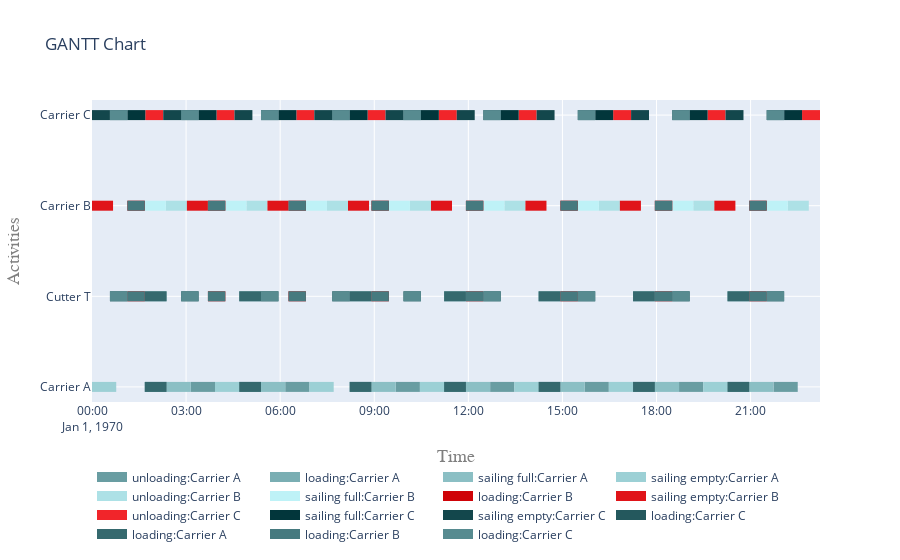

The notebook cell saved with this chart:
### Code cell
fig = get_gantt_chart(vessels, id_map=activities)

### Figure 1 — Plotly figure (JSON) as saved in the notebook; plotly's stock layout.template omitted (floating-point values rounded to 4 significant figures)
{"data": [{"connectgaps": false, "hoverinfo": "y+name", "line": {"color": "rgb(105,157,162)", "width": 10}, "mode": "lines", "name": "unloading:Carrier A", "type": "scatter", "x": ["1970-01-01T03:09:00", "1970-01-01T03:09:00", "1970-01-01T03:55:21", "1970-01-01T03:55:21", "1970-01-01T03:55:21", "1970-01-01T06:09:43", "1970-01-01T06:09:43", "1970-01-01T06:56:04", "1970-01-01T06:56:04", "1970-01-01T06:56:04", "1970-01-01T09:41:00", "1970-01-01T09:41:00", "1970-01-01T10:27:21", "1970-01-01T10:27:21", "1970-01-01T10:27:21", "1970-01-01T12:41:43", "1970-01-01T12:41:43", "1970-01-01T13:28:04", "1970-01-01T13:28:04", "1970-01-01T13:28:04", "1970-01-01T15:42:26", "1970-01-01T15:42:26", "1970-01-01T16:28:47", "1970-01-01T16:28:47", "1970-01-01T16:28:47", "1970-01-01T18:43:09", "1970-01-01T18:43:09", "1970-01-01T19:29:30", "1970-01-01T19:29:30", "1970-01-01T19:29:30", "1970-01-01T21:43:52", "1970-01-01T21:43:52", "1970-01-01T22:30:13", "1970-01-01T22:30:13", "1970-01-01T22:30:13"], "y": ["Carrier A", "Carrier A", "Carrier A", "Carrier A", null, "Carrier A", "Carrier A", "Carrier A", "Carrier A", null, "Carrier A", "Carrier A", "Carrier A", "Carrier A", null, "Carrier A", "Carrier A", "Carrier A", "Carrier A", null, "Carrier A", "Carrier A", "Carrier A", "Carrier A", null, "Carrier A", "Carrier A", "Carrier A", "Carrier A", null, "Carrier A", "Carrier A", "Carrier A", "Carrier A", null]}, {"connectgaps": false, "hoverinfo": "y+name", "line": {"color": "rgb(122,174,179)", "width": 10}, "mode": "lines", "name": "loading:Carrier A", "type": "scatter", "x": ["1970-01-01T01:40:59", "1970-01-01T01:40:59", "1970-01-01T02:22:39", "1970-01-01T02:22:39", "1970-01-01T02:22:39", "1970-01-01T04:41:42", "1970-01-01T04:41:42", "1970-01-01T05:23:22", "1970-01-01T05:23:22", "1970-01-01T05:23:22", "1970-01-01T08:12:59", "1970-01-01T08:12:59", "1970-01-01T08:54:39", "1970-01-01T08:54:39", "1970-01-01T08:54:39", "1970-01-01T11:13:42", "1970-01-01T11:13:42", "1970-01-01T11:55:22", "1970-01-01T11:55:22", "1970-01-01T11:55:22", "1970-01-01T14:14:25", "1970-01-01T14:14:25", "1970-01-01T14:56:05", "1970-01-01T14:56:05", "1970-01-01T14:56:05", "1970-01-01T17:15:08", "1970-01-01T17:15:08", "1970-01-01T17:56:48", "1970-01-01T17:56:48", "1970-01-01T17:56:48", "1970-01-01T20:15:51", "1970-01-01T20:15:51", "1970-01-01T20:57:31", "1970-01-01T20:57:31", "1970-01-01T20:57:31", "1970-01-01T01:40:59", "1970-01-01T01:40:59", "1970-01-01T02:22:39", "1970-01-01T02:22:39", "1970-01-01T02:22:39", "1970-01-01T04:41:42", "1970-01-01T04:41:42", "1970-01-01T05:23:22", "1970-01-01T05:23:22", "1970-01-01T05:23:22", "1970-01-01T08:12:59", "1970-01-01T08:12:59", "1970-01-01T08:54:39", "1970-01-01T08:54:39", "1970-01-01T08:54:39", "1970-01-01T11:13:42", "1970-01-01T11:13:42", "1970-01-01T11:55:22", "1970-01-01T11:55:22", "1970-01-01T11:55:22", "1970-01-01T14:14:25", "1970-01-01T14:14:25", "1970-01-01T14:56:05", "1970-01-01T14:56:05", "1970-01-01T14:56:05", "1970-01-01T17:15:08", "1970-01-01T17:15:08", "1970-01-01T17:56:48", "1970-01-01T17:56:48", "1970-01-01T17:56:48", "1970-01-01T20:15:51", "1970-01-01T20:15:51", "1970-01-01T20:57:31", "1970-01-01T20:57:31", "1970-01-01T20:57:31"], "y": ["Carrier A", "Carrier A", "Carrier A", "Carrier A", null, "Carrier A", "Carrier A", "Carrier A", "Carrier A", null, "Carrier A", "Carrier A", "Carrier A", "Carrier A", null, "Carrier A", "Carrier A", "Carrier A", "Carrier A", null, "Carrier A", "Carrier A", "Carrier A", "Carrier A", null, "Carrier A", "Carrier A", "Carrier A", "Carrier A", null, "Carrier A", "Carrier A", "Carrier A", "Carrier A", null, "Cutter T", "Cutter T", "Cutter T", "Cutter T", null, "Cutter T", "Cutter T", "Cutter T", "Cutter T", null, "Cutter T", "Cutter T", "Cutter T", "Cutter T", null, "Cutter T", "Cutter T", "Cutter T", "Cutter T", null, "Cutter T", "Cutter T", "Cutter T", "Cutter T", null, "Cutter T", "Cutter T", "Cutter T", "Cutter T", null, "Cutter T", "Cutter T", "Cutter T", "Cutter T", null]}, {"connectgaps": false, "hoverinfo": "y+name", "line": {"color": "rgb(139,191,196)", "width": 10}, "mode": "lines", "name": "sailing full:Carrier A", "type": "scatter", "x": ["1970-01-01T02:22:39", "1970-01-01T02:22:39", "1970-01-01T03:09:00", "1970-01-01T03:09:00", "1970-01-01T03:09:00", "1970-01-01T05:23:22", "1970-01-01T05:23:22", "1970-01-01T06:09:43", "1970-01-01T06:09:43", "1970-01-01T06:09:43", "1970-01-01T08:54:39", "1970-01-01T08:54:39", "1970-01-01T09:41:00", "1970-01-01T09:41:00", "1970-01-01T09:41:00", "1970-01-01T11:55:22", "1970-01-01T11:55:22", "1970-01-01T12:41:43", "1970-01-01T12:41:43", "1970-01-01T12:41:43", "1970-01-01T14:56:05", "1970-01-01T14:56:05", "1970-01-01T15:42:26", "1970-01-01T15:42:26", "1970-01-01T15:42:26", "1970-01-01T17:56:48", "1970-01-01T17:56:48", "1970-01-01T18:43:09", "1970-01-01T18:43:09", "1970-01-01T18:43:09", "1970-01-01T20:57:31", "1970-01-01T20:57:31", "1970-01-01T21:43:52", "1970-01-01T21:43:52", "1970-01-01T21:43:52"], "y": ["Carrier A", "Carrier A", "Carrier A", "Carrier A", null, "Carrier A", "Carrier A", "Carrier A", "Carrier A", null, "Carrier A", "Carrier A", "Carrier A", "Carrier A", null, "Carrier A", "Carrier A", "Carrier A", "Carrier A", null, "Carrier A", "Carrier A", "Carrier A", "Carrier A", null, "Carrier A", "Carrier A", "Carrier A", "Carrier A", null, "Carrier A", "Carrier A", "Carrier A", "Carrier A", null]}, {"connectgaps": false, "hoverinfo": "y+name", "line": {"color": "rgb(156,208,213)", "width": 10}, "mode": "lines", "name": "sailing empty:Carrier A", "type": "scatter", "x": ["1970-01-01T00:00:00", "1970-01-01T00:00:00", "1970-01-01T00:46:21", "1970-01-01T00:46:21", "1970-01-01T00:46:21", "1970-01-01T03:55:21", "1970-01-01T03:55:21", "1970-01-01T04:41:42", "1970-01-01T04:41:42", "1970-01-01T04:41:42", "1970-01-01T06:56:04", "1970-01-01T06:56:04", "1970-01-01T07:42:25", "1970-01-01T07:42:25", "1970-01-01T07:42:25", "1970-01-01T10:27:21", "1970-01-01T10:27:21", "1970-01-01T11:13:42", "1970-01-01T11:13:42", "1970-01-01T11:13:42", "1970-01-01T13:28:04", "1970-01-01T13:28:04", "1970-01-01T14:14:25", "1970-01-01T14:14:25", "1970-01-01T14:14:25", "1970-01-01T16:28:47", "1970-01-01T16:28:47", "1970-01-01T17:15:08", "1970-01-01T17:15:08", "1970-01-01T17:15:08", "1970-01-01T19:29:30", "1970-01-01T19:29:30", "1970-01-01T20:15:51", "1970-01-01T20:15:51", "1970-01-01T20:15:51"], "y": ["Carrier A", "Carrier A", "Carrier A", "Carrier A", null, "Carrier A", "Carrier A", "Carrier A", "Carrier A", null, "Carrier A", "Carrier A", "Carrier A", "Carrier A", null, "Carrier A", "Carrier A", "Carrier A", "Carrier A", null, "Carrier A", "Carrier A", "Carrier A", "Carrier A", null, "Carrier A", "Carrier A", "Carrier A", "Carrier A", null, "Carrier A", "Carrier A", "Carrier A", "Carrier A", null]}, {"connectgaps": false, "hoverinfo": "y+name", "line": {"color": "rgb(173,225,230)", "width": 10}, "mode": "lines", "name": "unloading:Carrier B", "type": "scatter", "x": ["1970-01-01T02:21:15", "1970-01-01T02:21:15", "1970-01-01T03:01:31", "1970-01-01T03:01:31", "1970-01-01T03:01:31", "1970-01-01T04:55:23", "1970-01-01T04:55:23", "1970-01-01T05:35:39", "1970-01-01T05:35:39", "1970-01-01T05:35:39", "1970-01-01T07:29:31", "1970-01-01T07:29:31", "1970-01-01T08:09:47", "1970-01-01T08:09:47", "1970-01-01T08:09:47", "1970-01-01T10:08:15", "1970-01-01T10:08:15", "1970-01-01T10:48:31", "1970-01-01T10:48:31", "1970-01-01T10:48:31", "1970-01-01T13:08:58", "1970-01-01T13:08:58", "1970-01-01T13:49:14", "1970-01-01T13:49:14", "1970-01-01T13:49:14", "1970-01-01T16:09:41", "1970-01-01T16:09:41", "1970-01-01T16:49:57", "1970-01-01T16:49:57", "1970-01-01T16:49:57", "1970-01-01T19:10:24", "1970-01-01T19:10:24", "1970-01-01T19:50:40", "1970-01-01T19:50:40", "1970-01-01T19:50:40", "1970-01-01T22:11:07", "1970-01-01T22:11:07", "1970-01-01T22:51:23", "1970-01-01T22:51:23", "1970-01-01T22:51:23"], "y": ["Carrier B", "Carrier B", "Carrier B", "Carrier B", null, "Carrier B", "Carrier B", "Carrier B", "Carrier B", null, "Carrier B", "Carrier B", "Carrier B", "Carrier B", null, "Carrier B", "Carrier B", "Carrier B", "Carrier B", null, "Carrier B", "Carrier B", "Carrier B", "Carrier B", null, "Carrier B", "Carrier B", "Carrier B", "Carrier B", null, "Carrier B", "Carrier B", "Carrier B", "Carrier B", null, "Carrier B", "Carrier B", "Carrier B", "Carrier B", null]}, {"connectgaps": false, "hoverinfo": "y+name", "line": {"color": "rgb(190,242,247)", "width": 10}, "mode": "lines", "name": "sailing full:Carrier B", "type": "scatter", "x": ["1970-01-01T01:40:59", "1970-01-01T01:40:59", "1970-01-01T02:21:15", "1970-01-01T02:21:15", "1970-01-01T02:21:15", "1970-01-01T04:15:07", "1970-01-01T04:15:07", "1970-01-01T04:55:23", "1970-01-01T04:55:23", "1970-01-01T04:55:23", "1970-01-01T06:49:15", "1970-01-01T06:49:15", "1970-01-01T07:29:31", "1970-01-01T07:29:31", "1970-01-01T07:29:31", "1970-01-01T09:27:59", "1970-01-01T09:27:59", "1970-01-01T10:08:15", "1970-01-01T10:08:15", "1970-01-01T10:08:15", "1970-01-01T12:28:42", "1970-01-01T12:28:42", "1970-01-01T13:08:58", "1970-01-01T13:08:58", "1970-01-01T13:08:58", "1970-01-01T15:29:25", "1970-01-01T15:29:25", "1970-01-01T16:09:41", "1970-01-01T16:09:41", "1970-01-01T16:09:41", "1970-01-01T18:30:08", "1970-01-01T18:30:08", "1970-01-01T19:10:24", "1970-01-01T19:10:24", "1970-01-01T19:10:24", "1970-01-01T21:30:51", "1970-01-01T21:30:51", "1970-01-01T22:11:07", "1970-01-01T22:11:07", "1970-01-01T22:11:07"], "y": ["Carrier B", "Carrier B", "Carrier B", "Carrier B", null, "Carrier B", "Carrier B", "Carrier B", "Carrier B", null, "Carrier B", "Carrier B", "Carrier B", "Carrier B", null, "Carrier B", "Carrier B", "Carrier B", "Carrier B", null, "Carrier B", "Carrier B", "Carrier B", "Carrier B", null, "Carrier B", "Carrier B", "Carrier B", "Carrier B", null, "Carrier B", "Carrier B", "Carrier B", "Carrier B", null, "Carrier B", "Carrier B", "Carrier B", "Carrier B", null]}, {"connectgaps": false, "hoverinfo": "y+name", "line": {"color": "rgb(207,3,8)", "width": 10}, "mode": "lines", "name": "loading:Carrier B", "type": "scatter", "x": ["1970-01-01T01:07:39", "1970-01-01T01:07:39", "1970-01-01T01:40:59", "1970-01-01T01:40:59", "1970-01-01T01:40:59", "1970-01-01T03:41:47", "1970-01-01T03:41:47", "1970-01-01T04:15:07", "1970-01-01T04:15:07", "1970-01-01T04:15:07", "1970-01-01T06:15:55", "1970-01-01T06:15:55", "1970-01-01T06:49:15", "1970-01-01T06:49:15", "1970-01-01T06:49:15", "1970-01-01T08:54:39", "1970-01-01T08:54:39", "1970-01-01T09:27:59", "1970-01-01T09:27:59", "1970-01-01T09:27:59", "1970-01-01T11:55:22", "1970-01-01T11:55:22", "1970-01-01T12:28:42", "1970-01-01T12:28:42", "1970-01-01T12:28:42", "1970-01-01T14:56:05", "1970-01-01T14:56:05", "1970-01-01T15:29:25", "1970-01-01T15:29:25", "1970-01-01T15:29:25", "1970-01-01T17:56:48", "1970-01-01T17:56:48", "1970-01-01T18:30:08", "1970-01-01T18:30:08", "1970-01-01T18:30:08", "1970-01-01T20:57:31", "1970-01-01T20:57:31", "1970-01-01T21:30:51", "1970-01-01T21:30:51", "1970-01-01T21:30:51", "1970-01-01T01:07:39", "1970-01-01T01:07:39", "1970-01-01T01:40:59", "1970-01-01T01:40:59", "1970-01-01T01:40:59", "1970-01-01T03:41:47", "1970-01-01T03:41:47", "1970-01-01T04:15:07", "1970-01-01T04:15:07", "1970-01-01T04:15:07", "1970-01-01T06:15:55", "1970-01-01T06:15:55", "1970-01-01T06:49:15", "1970-01-01T06:49:15", "1970-01-01T06:49:15", "1970-01-01T08:54:39", "1970-01-01T08:54:39", "1970-01-01T09:27:59", "1970-01-01T09:27:59", "1970-01-01T09:27:59", "1970-01-01T11:55:22", "1970-01-01T11:55:22", "1970-01-01T12:28:42", "1970-01-01T12:28:42", "1970-01-01T12:28:42", "1970-01-01T14:56:05", "1970-01-01T14:56:05", "1970-01-01T15:29:25", "1970-01-01T15:29:25", "1970-01-01T15:29:25", "1970-01-01T17:56:48", "1970-01-01T17:56:48", "1970-01-01T18:30:08", "1970-01-01T18:30:08", "1970-01-01T18:30:08", "1970-01-01T20:57:31", "1970-01-01T20:57:31", "1970-01-01T21:30:51", "1970-01-01T21:30:51", "1970-01-01T21:30:51"], "y": ["Carrier B", "Carrier B", "Carrier B", "Carrier B", null, "Carrier B", "Carrier B", "Carrier B", "Carrier B", null, "Carrier B", "Carrier B", "Carrier B", "Carrier B", null, "Carrier B", "Carrier B", "Carrier B", "Carrier B", null, "Carrier B", "Carrier B", "Carrier B", "Carrier B", null, "Carrier B", "Carrier B", "Carrier B", "Carrier B", null, "Carrier B", "Carrier B", "Carrier B", "Carrier B", null, "Carrier B", "Carrier B", "Carrier B", "Carrier B", null, "Cutter T", "Cutter T", "Cutter T", "Cutter T", null, "Cutter T", "Cutter T", "Cutter T", "Cutter T", null, "Cutter T", "Cutter T", "Cutter T", "Cutter T", null, "Cutter T", "Cutter T", "Cutter T", "Cutter T", null, "Cutter T", "Cutter T", "Cutter T", "Cutter T", null, "Cutter T", "Cutter T", "Cutter T", "Cutter T", null, "Cutter T", "Cutter T", "Cutter T", "Cutter T", null, "Cutter T", "Cutter T", "Cutter T", "Cutter T", null]}, {"connectgaps": false, "hoverinfo": "y+name", "line": {"color": "rgb(224,20,25)", "width": 10}, "mode": "lines", "name": "sailing empty:Carrier B", "type": "scatter", "x": ["1970-01-01T00:00:00", "1970-01-01T00:00:00", "1970-01-01T00:40:16", "1970-01-01T00:40:16", "1970-01-01T00:40:16", "1970-01-01T03:01:31", "1970-01-01T03:01:31", "1970-01-01T03:41:47", "1970-01-01T03:41:47", "1970-01-01T03:41:47", "1970-01-01T05:35:39", "1970-01-01T05:35:39", "1970-01-01T06:15:55", "1970-01-01T06:15:55", "1970-01-01T06:15:55", "1970-01-01T08:09:47", "1970-01-01T08:09:47", "1970-01-01T08:50:03", "1970-01-01T08:50:03", "1970-01-01T08:50:03", "1970-01-01T10:48:31", "1970-01-01T10:48:31", "1970-01-01T11:28:47", "1970-01-01T11:28:47", "1970-01-01T11:28:47", "1970-01-01T13:49:14", "1970-01-01T13:49:14", "1970-01-01T14:29:30", "1970-01-01T14:29:30", "1970-01-01T14:29:30", "1970-01-01T16:49:57", "1970-01-01T16:49:57", "1970-01-01T17:30:13", "1970-01-01T17:30:13", "1970-01-01T17:30:13", "1970-01-01T19:50:40", "1970-01-01T19:50:40", "1970-01-01T20:30:56", "1970-01-01T20:30:56", "1970-01-01T20:30:56"], "y": ["Carrier B", "Carrier B", "Carrier B", "Carrier B", null, "Carrier B", "Carrier B", "Carrier B", "Carrier B", null, "Carrier B", "Carrier B", "Carrier B", "Carrier B", null, "Carrier B", "Carrier B", "Carrier B", "Carrier B", null, "Carrier B", "Carrier B", "Carrier B", "Carrier B", null, "Carrier B", "Carrier B", "Carrier B", "Carrier B", null, "Carrier B", "Carrier B", "Carrier B", "Carrier B", null, "Carrier B", "Carrier B", "Carrier B", "Carrier B", null]}, {"connectgaps": false, "hoverinfo": "y+name", "line": {"color": "rgb(241,37,42)", "width": 10}, "mode": "lines", "name": "unloading:Carrier C", "type": "scatter", "x": ["1970-01-01T01:41:58", "1970-01-01T01:41:58", "1970-01-01T02:16:17", "1970-01-01T02:16:17", "1970-01-01T02:16:17", "1970-01-01T03:58:15", "1970-01-01T03:58:15", "1970-01-01T04:32:34", "1970-01-01T04:32:34", "1970-01-01T04:32:34", "1970-01-01T06:31:01", "1970-01-01T06:31:01", "1970-01-01T07:05:20", "1970-01-01T07:05:20", "1970-01-01T07:05:20", "1970-01-01T08:47:18", "1970-01-01T08:47:18", "1970-01-01T09:21:37", "1970-01-01T09:21:37", "1970-01-01T09:21:37", "1970-01-01T11:03:35", "1970-01-01T11:03:35", "1970-01-01T11:37:54", "1970-01-01T11:37:54", "1970-01-01T11:37:54", "1970-01-01T13:36:21", "1970-01-01T13:36:21", "1970-01-01T14:10:40", "1970-01-01T14:10:40", "1970-01-01T14:10:40", "1970-01-01T16:37:04", "1970-01-01T16:37:04", "1970-01-01T17:11:23", "1970-01-01T17:11:23", "1970-01-01T17:11:23", "1970-01-01T19:37:47", "1970-01-01T19:37:47", "1970-01-01T20:12:06", "1970-01-01T20:12:06", "1970-01-01T20:12:06", "1970-01-01T22:38:30", "1970-01-01T22:38:30", "1970-01-01T23:12:49", "1970-01-01T23:12:49", "1970-01-01T23:12:49"], "y": ["Carrier C", "Carrier C", "Carrier C", "Carrier C", null, "Carrier C", "Carrier C", "Carrier C", "Carrier C", null, "Carrier C", "Carrier C", "Carrier C", "Carrier C", null, "Carrier C", "Carrier C", "Carrier C", "Carrier C", null, "Carrier C", "Carrier C", "Carrier C", "Carrier C", null, "Carrier C", "Carrier C", "Carrier C", "Carrier C", null, "Carrier C", "Carrier C", "Carrier C", "Carrier C", null, "Carrier C", "Carrier C", "Carrier C", "Carrier C", null, "Carrier C", "Carrier C", "Carrier C", "Carrier C", null]}, {"connectgaps": false, "hoverinfo": "y+name", "line": {"color": "rgb(2,54,59)", "width": 10}, "mode": "lines", "name": "sailing full:Carrier C", "type": "scatter", "x": ["1970-01-01T01:07:39", "1970-01-01T01:07:39", "1970-01-01T01:41:58", "1970-01-01T01:41:58", "1970-01-01T01:41:58", "1970-01-01T03:23:56", "1970-01-01T03:23:56", "1970-01-01T03:58:15", "1970-01-01T03:58:15", "1970-01-01T03:58:15", "1970-01-01T05:56:42", "1970-01-01T05:56:42", "1970-01-01T06:31:01", "1970-01-01T06:31:01", "1970-01-01T06:31:01", "1970-01-01T08:12:59", "1970-01-01T08:12:59", "1970-01-01T08:47:18", "1970-01-01T08:47:18", "1970-01-01T08:47:18", "1970-01-01T10:29:16", "1970-01-01T10:29:16", "1970-01-01T11:03:35", "1970-01-01T11:03:35", "1970-01-01T11:03:35", "1970-01-01T13:02:02", "1970-01-01T13:02:02", "1970-01-01T13:36:21", "1970-01-01T13:36:21", "1970-01-01T13:36:21", "1970-01-01T16:02:45", "1970-01-01T16:02:45", "1970-01-01T16:37:04", "1970-01-01T16:37:04", "1970-01-01T16:37:04", "1970-01-01T19:03:28", "1970-01-01T19:03:28", "1970-01-01T19:37:47", "1970-01-01T19:37:47", "1970-01-01T19:37:47", "1970-01-01T22:04:11", "1970-01-01T22:04:11", "1970-01-01T22:38:30", "1970-01-01T22:38:30", "1970-01-01T22:38:30"], "y": ["Carrier C", "Carrier C", "Carrier C", "Carrier C", null, "Carrier C", "Carrier C", "Carrier C", "Carrier C", null, "Carrier C", "Carrier C", "Carrier C", "Carrier C", null, "Carrier C", "Carrier C", "Carrier C", "Carrier C", null, "Carrier C", "Carrier C", "Carrier C", "Carrier C", null, "Carrier C", "Carrier C", "Carrier C", "Carrier C", null, "Carrier C", "Carrier C", "Carrier C", "Carrier C", null, "Carrier C", "Carrier C", "Carrier C", "Carrier C", null, "Carrier C", "Carrier C", "Carrier C", "Carrier C", null]}, {"connectgaps": false, "hoverinfo": "y+name", "line": {"color": "rgb(19,71,76)", "width": 10}, "mode": "lines", "name": "sailing empty:Carrier C", "type": "scatter", "x": ["1970-01-01T00:00:00", "1970-01-01T00:00:00", "1970-01-01T00:34:19", "1970-01-01T00:34:19", "1970-01-01T00:34:19", "1970-01-01T02:16:17", "1970-01-01T02:16:17", "1970-01-01T02:50:36", "1970-01-01T02:50:36", "1970-01-01T02:50:36", "1970-01-01T04:32:34", "1970-01-01T04:32:34", "1970-01-01T05:06:53", "1970-01-01T05:06:53", "1970-01-01T05:06:53", "1970-01-01T07:05:20", "1970-01-01T07:05:20", "1970-01-01T07:39:39", "1970-01-01T07:39:39", "1970-01-01T07:39:39", "1970-01-01T09:21:37", "1970-01-01T09:21:37", "1970-01-01T09:55:56", "1970-01-01T09:55:56", "1970-01-01T09:55:56", "1970-01-01T11:37:54", "1970-01-01T11:37:54", "1970-01-01T12:12:13", "1970-01-01T12:12:13", "1970-01-01T12:12:13", "1970-01-01T14:10:40", "1970-01-01T14:10:40", "1970-01-01T14:44:59", "1970-01-01T14:44:59", "1970-01-01T14:44:59", "1970-01-01T17:11:23", "1970-01-01T17:11:23", "1970-01-01T17:45:42", "1970-01-01T17:45:42", "1970-01-01T17:45:42", "1970-01-01T20:12:06", "1970-01-01T20:12:06", "1970-01-01T20:46:25", "1970-01-01T20:46:25", "1970-01-01T20:46:25"], "y": ["Carrier C", "Carrier C", "Carrier C", "Carrier C", null, "Carrier C", "Carrier C", "Carrier C", "Carrier C", null, "Carrier C", "Carrier C", "Carrier C", "Carrier C", null, "Carrier C", "Carrier C", "Carrier C", "Carrier C", null, "Carrier C", "Carrier C", "Carrier C", "Carrier C", null, "Carrier C", "Carrier C", "Carrier C", "Carrier C", null, "Carrier C", "Carrier C", "Carrier C", "Carrier C", null, "Carrier C", "Carrier C", "Carrier C", "Carrier C", null, "Carrier C", "Carrier C", "Carrier C", "Carrier C", null]}, {"connectgaps": false, "hoverinfo": "y+name", "line": {"color": "rgb(36,88,93)", "width": 10}, "mode": "lines", "name": "loading:Carrier C", "type": "scatter", "x": ["1970-01-01T00:34:19", "1970-01-01T00:34:19", "1970-01-01T01:07:39", "1970-01-01T01:07:39", "1970-01-01T01:07:39", "1970-01-01T02:50:36", "1970-01-01T02:50:36", "1970-01-01T03:23:56", "1970-01-01T03:23:56", "1970-01-01T03:23:56", "1970-01-01T05:23:22", "1970-01-01T05:23:22", "1970-01-01T05:56:42", "1970-01-01T05:56:42", "1970-01-01T05:56:42", "1970-01-01T07:39:39", "1970-01-01T07:39:39", "1970-01-01T08:12:59", "1970-01-01T08:12:59", "1970-01-01T08:12:59", "1970-01-01T09:55:56", "1970-01-01T09:55:56", "1970-01-01T10:29:16", "1970-01-01T10:29:16", "1970-01-01T10:29:16", "1970-01-01T12:28:42", "1970-01-01T12:28:42", "1970-01-01T13:02:02", "1970-01-01T13:02:02", "1970-01-01T13:02:02", "1970-01-01T15:29:25", "1970-01-01T15:29:25", "1970-01-01T16:02:45", "1970-01-01T16:02:45", "1970-01-01T16:02:45", "1970-01-01T18:30:08", "1970-01-01T18:30:08", "1970-01-01T19:03:28", "1970-01-01T19:03:28", "1970-01-01T19:03:28", "1970-01-01T21:30:51", "1970-01-01T21:30:51", "1970-01-01T22:04:11", "1970-01-01T22:04:11", "1970-01-01T22:04:11", "1970-01-01T00:34:19", "1970-01-01T00:34:19", "1970-01-01T01:07:39", "1970-01-01T01:07:39", "1970-01-01T01:07:39", "1970-01-01T02:50:36", "1970-01-01T02:50:36", "1970-01-01T03:23:56", "1970-01-01T03:23:56", "1970-01-01T03:23:56", "1970-01-01T05:23:22", "1970-01-01T05:23:22", "1970-01-01T05:56:42", "1970-01-01T05:56:42", "1970-01-01T05:56:42", "1970-01-01T07:39:39", "1970-01-01T07:39:39", "1970-01-01T08:12:59", "1970-01-01T08:12:59", "1970-01-01T08:12:59", "1970-01-01T09:55:56", "1970-01-01T09:55:56", "1970-01-01T10:29:16", "1970-01-01T10:29:16", "1970-01-01T10:29:16", "1970-01-01T12:28:42", "1970-01-01T12:28:42", "1970-01-01T13:02:02", "1970-01-01T13:02:02", "1970-01-01T13:02:02", "1970-01-01T15:29:25", "1970-01-01T15:29:25", "1970-01-01T16:02:45", "1970-01-01T16:02:45", "1970-01-01T16:02:45", "1970-01-01T18:30:08", "1970-01-01T18:30:08", "1970-01-01T19:03:28", "1970-01-01T19:03:28", "1970-01-01T19:03:28", "1970-01-01T21:30:51", "1970-01-01T21:30:51", "1970-01-01T22:04:11", "1970-01-01T22:04:11", "1970-01-01T22:04:11"], "y": ["Carrier C", "Carrier C", "Carrier C", "Carrier C", null, "Carrier C", "Carrier C", "Carrier C", "Carrier C", null, "Carrier C", "Carrier C", "Carrier C", "Carrier C", null, "Carrier C", "Carrier C", "Carrier C", "Carrier C", null, "Carrier C", "Carrier C", "Carrier C", "Carrier C", null, "Carrier C", "Carrier C", "Carrier C", "Carrier C", null, "Carrier C", "Carrier C", "Carrier C", "Carrier C", null, "Carrier C", "Carrier C", "Carrier C", "Carrier C", null, "Carrier C", "Carrier C", "Carrier C", "Carrier C", null, "Cutter T", "Cutter T", "Cutter T", "Cutter T", null, "Cutter T", "Cutter T", "Cutter T", "Cutter T", null, "Cutter T", "Cutter T", "Cutter T", "Cutter T", null, "Cutter T", "Cutter T", "Cutter T", "Cutter T", null, "Cutter T", "Cutter T", "Cutter T", "Cutter T", null, "Cutter T", "Cutter T", "Cutter T", "Cutter T", null, "Cutter T", "Cutter T", "Cutter T", "Cutter T", null, "Cutter T", "Cutter T", "Cutter T", "Cutter T", null, "Cutter T", "Cutter T", "Cutter T", "Cutter T", null]}, {"connectgaps": false, "hoverinfo": "y+name", "line": {"color": "rgb(53,105,110)", "width": 10}, "mode": "lines", "name": "loading:Carrier A", "type": "scatter", "x": ["1970-01-01T01:40:59", "1970-01-01T01:40:59", "1970-01-01T02:22:39", "1970-01-01T02:22:39", "1970-01-01T02:22:39", "1970-01-01T04:41:42", "1970-01-01T04:41:42", "1970-01-01T05:23:22", "1970-01-01T05:23:22", "1970-01-01T05:23:22", "1970-01-01T08:12:59", "1970-01-01T08:12:59", "1970-01-01T08:54:39", "1970-01-01T08:54:39", "1970-01-01T08:54:39", "1970-01-01T11:13:42", "1970-01-01T11:13:42", "1970-01-01T11:55:22", "1970-01-01T11:55:22", "1970-01-01T11:55:22", "1970-01-01T14:14:25", "1970-01-01T14:14:25", "1970-01-01T14:56:05", "1970-01-01T14:56:05", "1970-01-01T14:56:05", "1970-01-01T17:15:08", "1970-01-01T17:15:08", "1970-01-01T17:56:48", "1970-01-01T17:56:48", "1970-01-01T17:56:48", "1970-01-01T20:15:51", "1970-01-01T20:15:51", "1970-01-01T20:57:31", "1970-01-01T20:57:31", "1970-01-01T20:57:31", "1970-01-01T01:40:59", "1970-01-01T01:40:59", "1970-01-01T02:22:39", "1970-01-01T02:22:39", "1970-01-01T02:22:39", "1970-01-01T04:41:42", "1970-01-01T04:41:42", "1970-01-01T05:23:22", "1970-01-01T05:23:22", "1970-01-01T05:23:22", "1970-01-01T08:12:59", "1970-01-01T08:12:59", "1970-01-01T08:54:39", "1970-01-01T08:54:39", "1970-01-01T08:54:39", "1970-01-01T11:13:42", "1970-01-01T11:13:42", "1970-01-01T11:55:22", "1970-01-01T11:55:22", "1970-01-01T11:55:22", "1970-01-01T14:14:25", "1970-01-01T14:14:25", "1970-01-01T14:56:05", "1970-01-01T14:56:05", "1970-01-01T14:56:05", "1970-01-01T17:15:08", "1970-01-01T17:15:08", "1970-01-01T17:56:48", "1970-01-01T17:56:48", "1970-01-01T17:56:48", "1970-01-01T20:15:51", "1970-01-01T20:15:51", "1970-01-01T20:57:31", "1970-01-01T20:57:31", "1970-01-01T20:57:31"], "y": ["Carrier A", "Carrier A", "Carrier A", "Carrier A", null, "Carrier A", "Carrier A", "Carrier A", "Carrier A", null, "Carrier A", "Carrier A", "Carrier A", "Carrier A", null, "Carrier A", "Carrier A", "Carrier A", "Carrier A", null, "Carrier A", "Carrier A", "Carrier A", "Carrier A", null, "Carrier A", "Carrier A", "Carrier A", "Carrier A", null, "Carrier A", "Carrier A", "Carrier A", "Carrier A", null, "Cutter T", "Cutter T", "Cutter T", "Cutter T", null, "Cutter T", "Cutter T", "Cutter T", "Cutter T", null, "Cutter T", "Cutter T", "Cutter T", "Cutter T", null, "Cutter T", "Cutter T", "Cutter T", "Cutter T", null, "Cutter T", "Cutter T", "Cutter T", "Cutter T", null, "Cutter T", "Cutter T", "Cutter T", "Cutter T", null, "Cutter T", "Cutter T", "Cutter T", "Cutter T", null]}, {"connectgaps": false, "hoverinfo": "y+name", "line": {"color": "rgb(70,122,127)", "width": 10}, "mode": "lines", "name": "loading:Carrier B", "type": "scatter", "x": ["1970-01-01T01:07:39", "1970-01-01T01:07:39", "1970-01-01T01:40:59", "1970-01-01T01:40:59", "1970-01-01T01:40:59", "1970-01-01T03:41:47", "1970-01-01T03:41:47", "1970-01-01T04:15:07", "1970-01-01T04:15:07", "1970-01-01T04:15:07", "1970-01-01T06:15:55", "1970-01-01T06:15:55", "1970-01-01T06:49:15", "1970-01-01T06:49:15", "1970-01-01T06:49:15", "1970-01-01T08:54:39", "1970-01-01T08:54:39", "1970-01-01T09:27:59", "1970-01-01T09:27:59", "1970-01-01T09:27:59", "1970-01-01T11:55:22", "1970-01-01T11:55:22", "1970-01-01T12:28:42", "1970-01-01T12:28:42", "1970-01-01T12:28:42", "1970-01-01T14:56:05", "1970-01-01T14:56:05", "1970-01-01T15:29:25", "1970-01-01T15:29:25", "1970-01-01T15:29:25", "1970-01-01T17:56:48", "1970-01-01T17:56:48", "1970-01-01T18:30:08", "1970-01-01T18:30:08", "1970-01-01T18:30:08", "1970-01-01T20:57:31", "1970-01-01T20:57:31", "1970-01-01T21:30:51", "1970-01-01T21:30:51", "1970-01-01T21:30:51", "1970-01-01T01:07:39", "1970-01-01T01:07:39", "1970-01-01T01:40:59", "1970-01-01T01:40:59", "1970-01-01T01:40:59", "1970-01-01T03:41:47", "1970-01-01T03:41:47", "1970-01-01T04:15:07", "1970-01-01T04:15:07", "1970-01-01T04:15:07", "1970-01-01T06:15:55", "1970-01-01T06:15:55", "1970-01-01T06:49:15", "1970-01-01T06:49:15", "1970-01-01T06:49:15", "1970-01-01T08:54:39", "1970-01-01T08:54:39", "1970-01-01T09:27:59", "1970-01-01T09:27:59", "1970-01-01T09:27:59", "1970-01-01T11:55:22", "1970-01-01T11:55:22", "1970-01-01T12:28:42", "1970-01-01T12:28:42", "1970-01-01T12:28:42", "1970-01-01T14:56:05", "1970-01-01T14:56:05", "1970-01-01T15:29:25", "1970-01-01T15:29:25", "1970-01-01T15:29:25", "1970-01-01T17:56:48", "1970-01-01T17:56:48", "1970-01-01T18:30:08", "1970-01-01T18:30:08", "1970-01-01T18:30:08", "1970-01-01T20:57:31", "1970-01-01T20:57:31", "1970-01-01T21:30:51", "1970-01-01T21:30:51", "1970-01-01T21:30:51"], "y": ["Carrier B", "Carrier B", "Carrier B", "Carrier B", null, "Carrier B", "Carrier B", "Carrier B", "Carrier B", null, "Carrier B", "Carrier B", "Carrier B", "Carrier B", null, "Carrier B", "Carrier B", "Carrier B", "Carrier B", null, "Carrier B", "Carrier B", "Carrier B", "Carrier B", null, "Carrier B", "Carrier B", "Carrier B", "Carrier B", null, "Carrier B", "Carrier B", "Carrier B", "Carrier B", null, "Carrier B", "Carrier B", "Carrier B", "Carrier B", null, "Cutter T", "Cutter T", "Cutter T", "Cutter T", null, "Cutter T", "Cutter T", "Cutter T", "Cutter T", null, "Cutter T", "Cutter T", "Cutter T", "Cutter T", null, "Cutter T", "Cutter T", "Cutter T", "Cutter T", null, "Cutter T", "Cutter T", "Cutter T", "Cutter T", null, "Cutter T", "Cutter T", "Cutter T", "Cutter T", null, "Cutter T", "Cutter T", "Cutter T", "Cutter T", null, "Cutter T", "Cutter T", "Cutter T", "Cutter T", null]}, {"connectgaps": false, "hoverinfo": "y+name", "line": {"color": "rgb(87,139,144)", "width": 10}, "mode": "lines", "name": "loading:Carrier C", "type": "scatter", "x": ["1970-01-01T00:34:19", "1970-01-01T00:34:19", "1970-01-01T01:07:39", "1970-01-01T01:07:39", "1970-01-01T01:07:39", "1970-01-01T02:50:36", "1970-01-01T02:50:36", "1970-01-01T03:23:56", "1970-01-01T03:23:56", "1970-01-01T03:23:56", "1970-01-01T05:23:22", "1970-01-01T05:23:22", "1970-01-01T05:56:42", "1970-01-01T05:56:42", "1970-01-01T05:56:42", "1970-01-01T07:39:39", "1970-01-01T07:39:39", "1970-01-01T08:12:59", "1970-01-01T08:12:59", "1970-01-01T08:12:59", "1970-01-01T09:55:56", "1970-01-01T09:55:56", "1970-01-01T10:29:16", "1970-01-01T10:29:16", "1970-01-01T10:29:16", "1970-01-01T12:28:42", "1970-01-01T12:28:42", "1970-01-01T13:02:02", "1970-01-01T13:02:02", "1970-01-01T13:02:02", "1970-01-01T15:29:25", "1970-01-01T15:29:25", "1970-01-01T16:02:45", "1970-01-01T16:02:45", "1970-01-01T16:02:45", "1970-01-01T18:30:08", "1970-01-01T18:30:08", "1970-01-01T19:03:28", "1970-01-01T19:03:28", "1970-01-01T19:03:28", "1970-01-01T21:30:51", "1970-01-01T21:30:51", "1970-01-01T22:04:11", "1970-01-01T22:04:11", "1970-01-01T22:04:11", "1970-01-01T00:34:19", "1970-01-01T00:34:19", "1970-01-01T01:07:39", "1970-01-01T01:07:39", "1970-01-01T01:07:39", "1970-01-01T02:50:36", "1970-01-01T02:50:36", "1970-01-01T03:23:56", "1970-01-01T03:23:56", "1970-01-01T03:23:56", "1970-01-01T05:23:22", "1970-01-01T05:23:22", "1970-01-01T05:56:42", "1970-01-01T05:56:42", "1970-01-01T05:56:42", "1970-01-01T07:39:39", "1970-01-01T07:39:39", "1970-01-01T08:12:59", "1970-01-01T08:12:59", "1970-01-01T08:12:59", "1970-01-01T09:55:56", "1970-01-01T09:55:56", "1970-01-01T10:29:16", "1970-01-01T10:29:16", "1970-01-01T10:29:16", "1970-01-01T12:28:42", "1970-01-01T12:28:42", "1970-01-01T13:02:02", "1970-01-01T13:02:02", "1970-01-01T13:02:02", "1970-01-01T15:29:25", "1970-01-01T15:29:25", "1970-01-01T16:02:45", "1970-01-01T16:02:45", "1970-01-01T16:02:45", "1970-01-01T18:30:08", "1970-01-01T18:30:08", "1970-01-01T19:03:28", "1970-01-01T19:03:28", "1970-01-01T19:03:28", "1970-01-01T21:30:51", "1970-01-01T21:30:51", "1970-01-01T22:04:11", "1970-01-01T22:04:11", "1970-01-01T22:04:11"], "y": ["Carrier C", "Carrier C", "Carrier C", "Carrier C", null, "Carrier C", "Carrier C", "Carrier C", "Carrier C", null, "Carrier C", "Carrier C", "Carrier C", "Carrier C", null, "Carrier C", "Carrier C", "Carrier C", "Carrier C", null, "Carrier C", "Carrier C", "Carrier C", "Carrier C", null, "Carrier C", "Carrier C", "Carrier C", "Carrier C", null, "Carrier C", "Carrier C", "Carrier C", "Carrier C", null, "Carrier C", "Carrier C", "Carrier C", "Carrier C", null, "Carrier C", "Carrier C", "Carrier C", "Carrier C", null, "Cutter T", "Cutter T", "Cutter T", "Cutter T", null, "Cutter T", "Cutter T", "Cutter T", "Cutter T", null, "Cutter T", "Cutter T", "Cutter T", "Cutter T", null, "Cutter T", "Cutter T", "Cutter T", "Cutter T", null, "Cutter T", "Cutter T", "Cutter T", "Cutter T", null, "Cutter T", "Cutter T", "Cutter T", "Cutter T", null, "Cutter T", "Cutter T", "Cutter T", "Cutter T", null, "Cutter T", "Cutter T", "Cutter T", "Cutter T", null, "Cutter T", "Cutter T", "Cutter T", "Cutter T", null]}], "layout": {"hovermode": "closest", "legend": {"orientation": "h", "x": 0, "y": -0.2}, "title": {"text": "GANTT Chart"}, "xaxis": {"range": ["1970-01-01T00:00:00", "1970-01-01T23:12:49"], "title": {"font": {"color": "#7f7f7f", "family": "Courier New, monospace", "size": 18}, "text": "Time"}}, "yaxis": {"title": {"font": {"color": "#7f7f7f", "family": "Courier New, monospace", "size": 18}, "text": "Activities"}}}}
